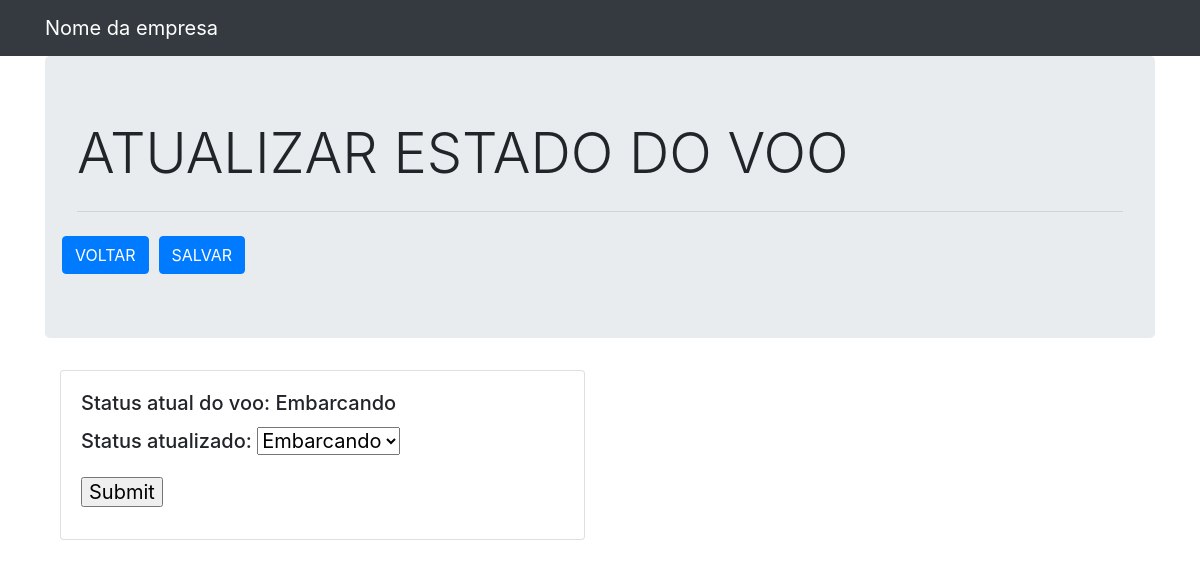
Before: /home/monitoramento_painel/monitoramento_atualizacao/1241/ with the older database file.
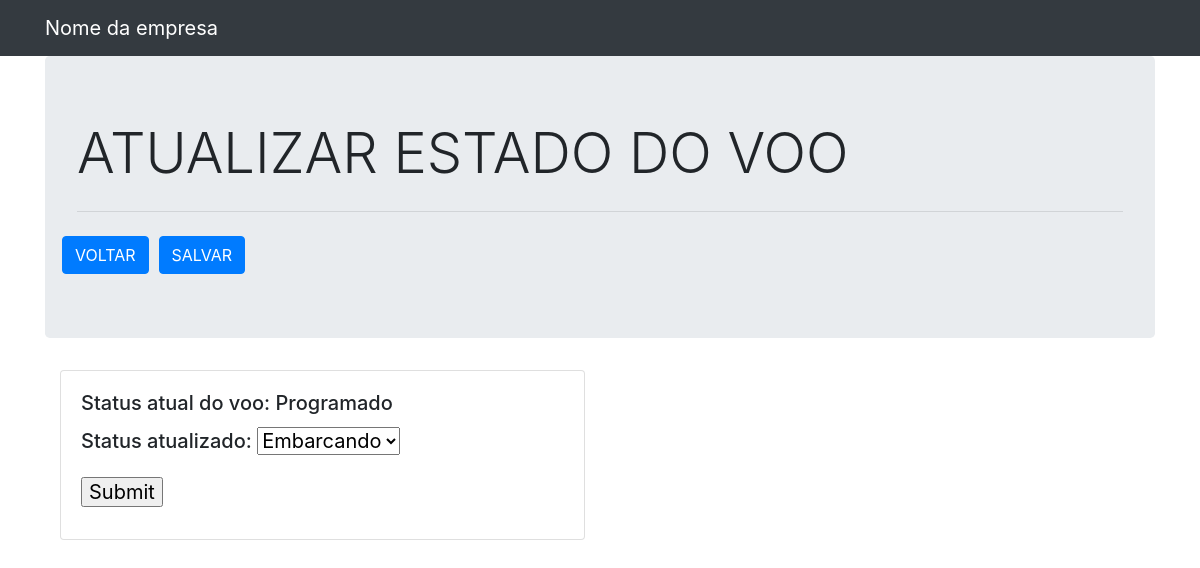
After: the same page with the newer database file.
### flight/models.py (models this page shows)
class VooDinamico(models.Model):
    id = models.AutoField(primary_key=True)
    voo = models.ForeignKey(Voo, on_delete=models.CASCADE, null=False)
    status = models.ForeignKey(StatusVoo, on_delete=models.CASCADE, null=False)
    partida_real = models.DateTimeField(null=True)
    chegada_real = models.DateTimeField(null=True)
    class Meta:
        db_table = 'voo_dinamico'

class StatusVoo(models.Model):
    id = models.AutoField(primary_key=True)
    titulo = models.CharField(max_length=200,null=False)
    class Meta:
        db_table = 'status_voo'

### flight/views.py (the view, shortened to what this page needs)
# urls.py: path('home/monitoramento_painel/monitoramento_atualizacao/<int:id>/', views.telaMonitoramentoAtualizacaoViews, name = 'atualizar_voo_monitorado'),
def telaMonitoramentoAtualizacaoViews(request, id):
    context = {
        'vooDinamico': VooDinamico.objects.get(voo_id=id),
    }
    context['id_voo_dinamico'] = id
    context['form_update_voo_status']= UpdateVooDinamicoStatus()
    template = loader.get_template('monitoramento_atualizacao.html')
    return HttpResponse(template.render(context, request))

### flight/forms.py
class UpdateVooDinamicoStatus(forms.Form):
    status = forms.CharField(label='Status atualizado:', widget=forms.Select(choices=FLIGHT_STATUS))

### flight/templates/monitoramento_atualizacao.html (shortened to what this page needs)
{% load static %}
<!DOCTYPE html>
<html lang="en">
<head>
    <link rel="stylesheet" href="{% static 'css/bootstrap.min.css' %}">
    <link rel="stylesheet" href="{% static 'css/all.min.css' %}">
</head>
<body>
    <nav class="navbar navbar-expand-lg navbar-dark bg-dark">
        <div class="container">
            <a class="navbar-brand" href="#">Nome da empresa</a>
        </div>
    </nav>
    <div class="container">
        <div class="jumbotron">
            <h1 class="display-4">
                ATUALIZAR ESTADO DO VOO
            </h1>
            <hr class="my-4">
            <div class="row">
                <a href="../../" class="btn btn-primary" style="margin-right: 10px">
                    VOLTAR
                </a>
                <a href="../../" class="btn btn-primary">
                    SALVAR
                </a>
            </div>
        </div>
    </div>
    <div class="container">
        <div class="col-sm-6">
            <div class="card">
            <div class="card-body">
                <h5 class="card-title">
                    Status atual do voo: {{vooDinamico.status.titulo}}
                </h5>
                <h5 class="card-title">
                    <form action="" method="post">
                        {{form_update_voo_status.as_p }}
                        <input type="submit" value="Submit">
                      </form>
                </h5>
            </div>
        </div>
    </div>
</body>
</html>

Changed rows visible on the page:
changed VooDinamico: status.titulo "Embarcando" → "Programado"
